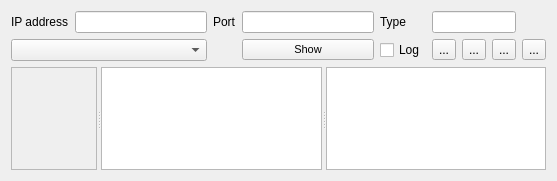
<?xml version="1.0" encoding="UTF-8"?>
<ui version="4.0">
 <class>guinet1wire</class>
 <widget class="QWidget" name="guinet1wire">
  <property name="geometry">
   <rect>
    <x>0</x>
    <y>0</y>
    <width>557</width>
    <height>181</height>
   </rect>
  </property>
  <property name="windowTitle">
   <string>Form</string>
  </property>
  <layout class="QGridLayout" name="gridLayout">
   <item row="0" column="0">
    <widget class="QLabel" name="labeladresseip">
     <property name="text">
      <string>IP address</string>
     </property>
    </widget>
   </item>
   <item row="0" column="1">
    <widget class="QLineEdit" name="ipaddressedit">
     <property name="minimumSize">
      <size>
       <width>100</width>
       <height>0</height>
      </size>
     </property>
     <property name="inputMask">
      <string/>
     </property>
     <property name="text">
      <string/>
     </property>
     <property name="readOnly">
      <bool>false</bool>
     </property>
    </widget>
   </item>
   <item row="0" column="2">
    <widget class="QLabel" name="labelPort">
     <property name="text">
      <string>Port</string>
     </property>
    </widget>
   </item>
   <item row="0" column="3">
    <widget class="QLineEdit" name="portedit">
     <property name="text">
      <string/>
     </property>
     <property name="readOnly">
      <bool>false</bool>
     </property>
    </widget>
   </item>
   <item row="0" column="4">
    <widget class="QLabel" name="labeladresseip_3">
     <property name="text">
      <string>Type</string>
     </property>
    </widget>
   </item>
   <item row="0" column="5" colspan="3">
    <widget class="QLineEdit" name="EditType">
     <property name="inputMask">
      <string/>
     </property>
     <property name="text">
      <string/>
     </property>
     <property name="readOnly">
      <bool>true</bool>
     </property>
    </widget>
   </item>
   <item row="0" column="8">
    <widget class="QLabel" name="traffic">
     <property name="text">
      <string/>
     </property>
     <property name="pixmap">
      <pixmap resource="onewire.qrc">:/images/images/ballred.png</pixmap>
     </property>
    </widget>
   </item>
   <item row="1" column="0" colspan="2">
    <widget class="QComboBox" name="localdevicecombolist"/>
   </item>
   <item row="1" column="3">
    <widget class="QPushButton" name="pushButtonShow">
     <property name="font">
      <font>
       <pointsize>8</pointsize>
       <weight>50</weight>
       <bold>false</bold>
      </font>
     </property>
     <property name="text">
      <string>Show</string>
     </property>
     <property name="checkable">
      <bool>false</bool>
     </property>
     <property name="checked">
      <bool>false</bool>
     </property>
    </widget>
   </item>
   <item row="1" column="4">
    <widget class="QCheckBox" name="checkBoxLog">
     <property name="text">
      <string>Log</string>
     </property>
    </widget>
   </item>
   <item row="1" column="5">
    <widget class="QToolButton" name="toolButtonStart">
     <property name="text">
      <string>...</string>
     </property>
     <property name="icon">
      <iconset resource="onewire.qrc">
       <normaloff>:/images/images/play.png</normaloff>:/images/images/play.png</iconset>
     </property>
     <property name="iconSize">
      <size>
       <width>32</width>
       <height>32</height>
      </size>
     </property>
    </widget>
   </item>
   <item row="1" column="6">
    <widget class="QToolButton" name="toolButtonStop">
     <property name="text">
      <string>...</string>
     </property>
     <property name="icon">
      <iconset resource="onewire.qrc">
       <normaloff>:/images/images/pause.png</normaloff>:/images/images/pause.png</iconset>
     </property>
     <property name="iconSize">
      <size>
       <width>32</width>
       <height>32</height>
      </size>
     </property>
    </widget>
   </item>
   <item row="1" column="7">
    <widget class="QToolButton" name="toolButtonClear">
     <property name="text">
      <string>...</string>
     </property>
     <property name="icon">
      <iconset resource="onewire.qrc">
       <normaloff>:/images/images/recycle3.png</normaloff>:/images/images/recycle3.png</iconset>
     </property>
     <property name="iconSize">
      <size>
       <width>32</width>
       <height>32</height>
      </size>
     </property>
    </widget>
   </item>
   <item row="1" column="8">
    <widget class="QToolButton" name="toolButtonTcpState">
     <property name="text">
      <string>...</string>
     </property>
     <property name="icon">
      <iconset resource="onewire.qrc">
       <normaloff>:/images/images/stop.png</normaloff>:/images/images/stop.png</iconset>
     </property>
     <property name="iconSize">
      <size>
       <width>32</width>
       <height>32</height>
      </size>
     </property>
    </widget>
   </item>
   <item row="2" column="0" colspan="9">
    <widget class="QSplitter" name="splitter">
     <property name="orientation">
      <enum>Qt::Horizontal</enum>
     </property>
     <widget class="QFrame" name="frameguinet">
      <property name="frameShape">
       <enum>QFrame::StyledPanel</enum>
      </property>
      <property name="frameShadow">
       <enum>QFrame::Raised</enum>
      </property>
     </widget>
     <widget class="QListWidget" name="fifolist"/>
     <widget class="QTextBrowser" name="textBrowser"/>
    </widget>
   </item>
  </layout>
 </widget>
 <resources>
  <include location="onewire.qrc"/>
 </resources>
 <connections/>
</ui>
